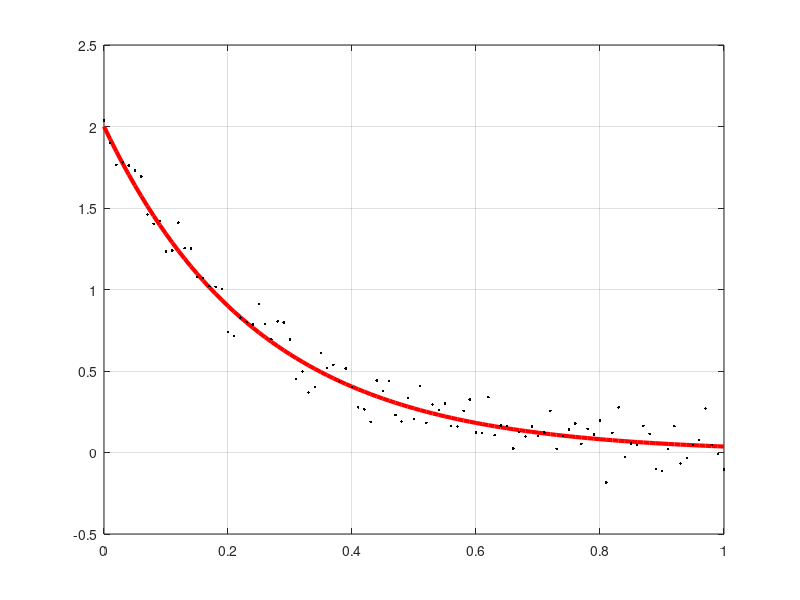

This chart was generated by the following MATLAB code:
clear; close all; clc;

% Nieliniowa metoda najmniejszych parametrów
x = linspace(0,1,101)';
a = 2;
b = -4;
y = a*exp(b*x);

figure; plot(x,y,'r','LineWidth',3); grid on;
n = 0.1*randn(size(x));
yn = y+n;
hold on;
plot(x,yn,'k.');
ind_non_zero = yn > 0;

% Estymator początkowy
%Y = log(ind_non_zero);
%X = [ones(sum(ind_non_zero),1) x(ind_non_zero)];
% X = [ones(size(x)) x x.^2 x.^3 x.^4];
%A_hat0 = X\Y;
%a0 = exp(A_hat0(1));
%b0 = A_hat0(2)/a0;
%y_hat0 = a0*exp(b0*x);
%plot(x,y_hat0,'b--','LineWidth',2)
% Granice dolne i górne
%LB = [Inf; 0];
%UB = [0; -100];

%Options = optimset('Display', 'off');
%A_hat = lsqnonlin('myexp', [a0,b0],LB,UB,Options,x,yn);
%a0_hat = A_hat(1);
%b0_hat = A_hat(2);
%y_hat = a0_hat*exp(b0_hat*x);
%plot(x,y_hat,'c-.','LineWidth',2);

Y = log(yn(ind_non_zero));
X = [ones(sum(ind_non_zero),1) x(ind_non_zero)];
A = X\Y;
a_hat = exp(A(1));
b_hat = A(2);
y_hat = a_hat*exp(b_hat*x);

disp([a_hat b_hat])



